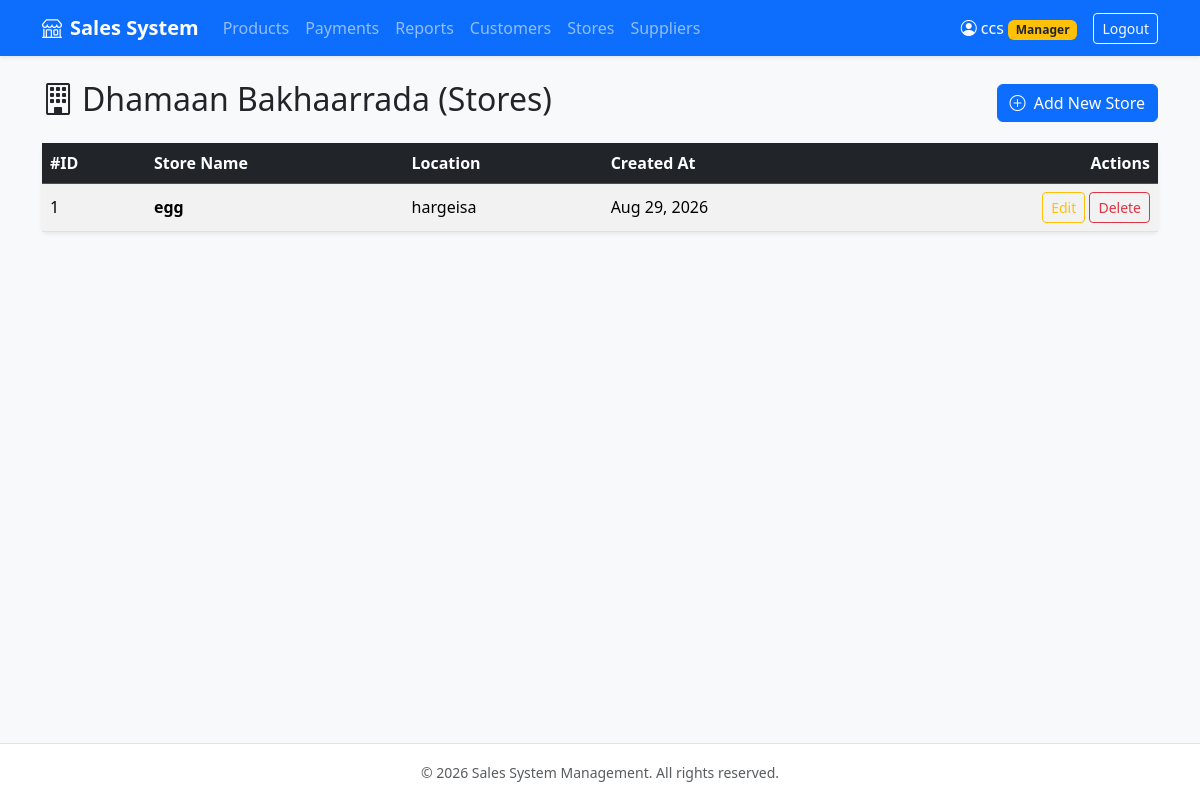
Screenshot of /stores/ (signed in) with the database file from the repository.
### sales/models.py (models this page shows, shortened)
class Store(models.Model):
    name = models.CharField(max_length=100)
    location = models.CharField(max_length=200)
    created_at = models.DateTimeField(auto_now_add=True)

### sales/views.py (the view)
# urls.py: path('stores/', views.store_list, name='store_list'),
@login_required
@user_passes_test(is_manager)
def store_list(request):
    stores = Store.objects.all()
    return render(request, 'sales/store_list.html', {'stores': stores})

### sales/views.py (called while the page is built)
def is_manager(user):
    return user.is_authenticated and user.is_staff

### sales/templates/sales/store_list.html (shortened to what this page needs)
{% extends 'base.html' %}
{% block content %}
<div class="d-flex justify-content-between align-items-center mb-3">
    <h2><i class="bi bi-building me-2"></i>Dhamaan Bakhaarrada (Stores)</h2>
    <a href="{% url 'store_create' %}" class="btn btn-primary">
        <i class="bi bi-plus-circle me-1"></i> Add New Store
    </a>
</div>
<div class="card border-0 shadow-sm">
    <div class="card-body p-0">
        <table class="table table-hover table-striped align-middle mb-0">
            <thead class="table-dark">
                <tr>
                    <th>#ID</th>
                    <th>Store Name</th>
                    <th>Location</th>
                    <th>Created At</th>
                    <th class="text-end">Actions</th>
                </tr>
            </thead>
            <tbody>
                {% for store in stores %}
                <tr>
                    <td>{{ store.id }}</td>
                    <td class="fw-bold">{{ store.name }}</td>
                    <td>{{ store.location }}</td>
                    <td>{{ store.created_at|date:"M d, Y" }}</td>
                    <td class="text-end">
                        <a href="{% url 'store_update' store.pk %}" class="btn btn-sm btn-outline-warning">Edit</a>
                        <a href="{% url 'store_delete' store.pk %}" class="btn btn-sm btn-outline-danger">Delete</a>
                    </td>
                </tr>
                {% empty %}
                <tr>
                    <td colspan="5" class="text-center py-4 text-muted">Wax store ah ma jiraan hadda.</td>
                </tr>
                {% endfor %}
            </tbody>
        </table>
    </div>
</div>
{% endblock %}

### sales/templates/sales/base.html (shortened to what this page needs)
<!DOCTYPE html>
<html lang="en">
<head>
    <link href="https://cdn.jsdelivr.net/npm/bootstrap@5.3.2/dist/css/bootstrap.min.css" rel="stylesheet">
    <link rel="stylesheet" href="https://cdn.jsdelivr.net/npm/bootstrap-icons@1.11.1/font/bootstrap-icons.css">
</head>
<body class="bg-light d-flex flex-column min-vh-100">
    <nav class="navbar navbar-expand-lg navbar-dark bg-primary shadow-sm">
        <div class="container">
            <a class="navbar-brand fw-bold" href="{% url 'customer_list' %}">
                <i class="bi bi-shop me-2"></i>Sales System
            </a>
            <div class="collapse navbar-collapse" id="navbarNav">
                <ul class="navbar-nav me-auto mb-2 mb-lg-0">
                    {% if user.is_authenticated %}
                        <li class="nav-item">
                            <a class="nav-link" href="{% url 'product_list' %}">Products</a>
                        </li>
                        <li class="nav-item">
                            <a class="nav-link" href="{% url 'payment_list' %}">Payments</a>
                        </li>
                        <li class="nav-item">
                            <a class="nav-link" href="{% url 'report_list' %}">Reports</a>
                        </li>
                        {% if user.is_staff %}
                            <li class="nav-item">
                                <a class="nav-link" href="{% url 'customer_list' %}">Customers</a>
                            </li>
                            <li class="nav-item">
                                <a class="nav-link" href="{% url 'store_list' %}">Stores</a>
                            </li>
                            <li class="nav-item">
                                <a class="nav-link" href="{% url 'supplier_list' %}">Suppliers</a>
                            </li>
                        {% endif %}
                    {% endif %}
                </ul>
                <div class="d-flex align-items-center gap-2">
                    {% if user.is_authenticated %}
                        <span class="navbar-text text-white me-2">
                            <i class="bi bi-person-circle me-1"></i>{{ user.username }}
                            {% if user.is_staff %}<span class="badge bg-warning text-dark">Manager</span>{% endif %}
                        </span>
                        <a href="{% url 'logout' %}" class="btn btn-outline-light btn-sm">Logout</a>
                    {% else %}
                        <a href="{% url 'login' %}" class="btn btn-outline-light btn-sm">Login</a>
                        <a href="{% url 'register' %}" class="btn btn-warning btn-sm fw-bold">Sign Up</a>
                    {% endif %}
                </div>
            </div>
        </div>
    </nav>
    <main class="container my-4 flex-grow-1">
        {% block content %}{% endblock %}
    </main>
    <footer class="bg-white border-top py-3 text-center text-muted">
        <div class="container">
            <small>&copy; 2026 Sales System Management. All rights reserved.</small>
        </div>
    </footer>
</body>
</html>

### rows the page displays
Store: id "1", name "egg", location "hargeisa", created_at "Aug 29, 2026"

### other values shown
{{ user.username }} "ccs"
